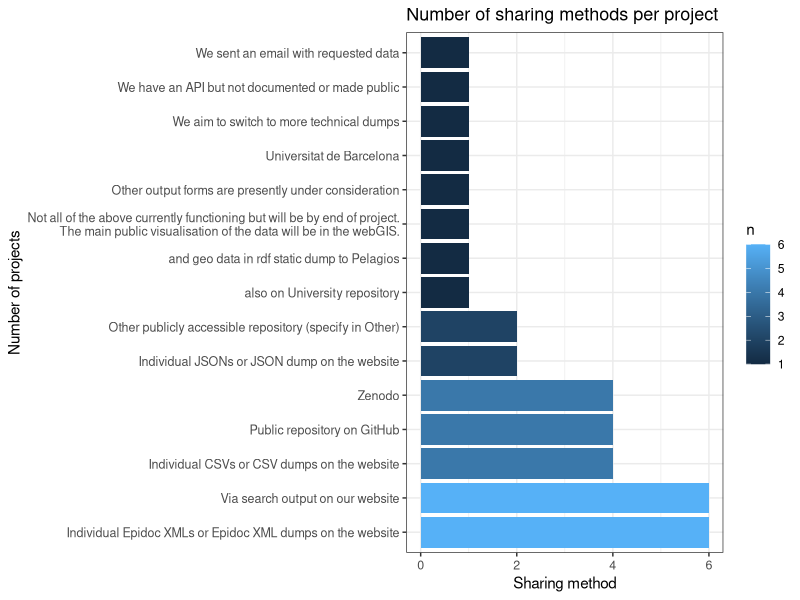
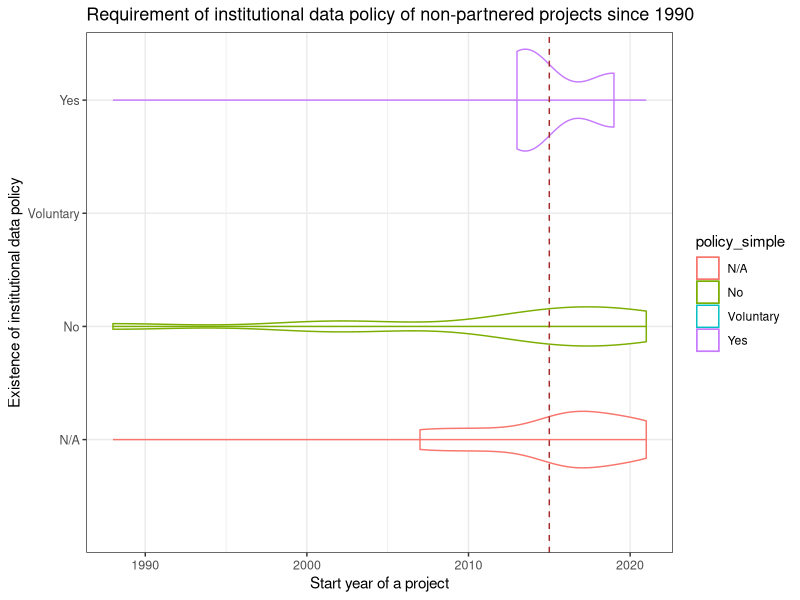
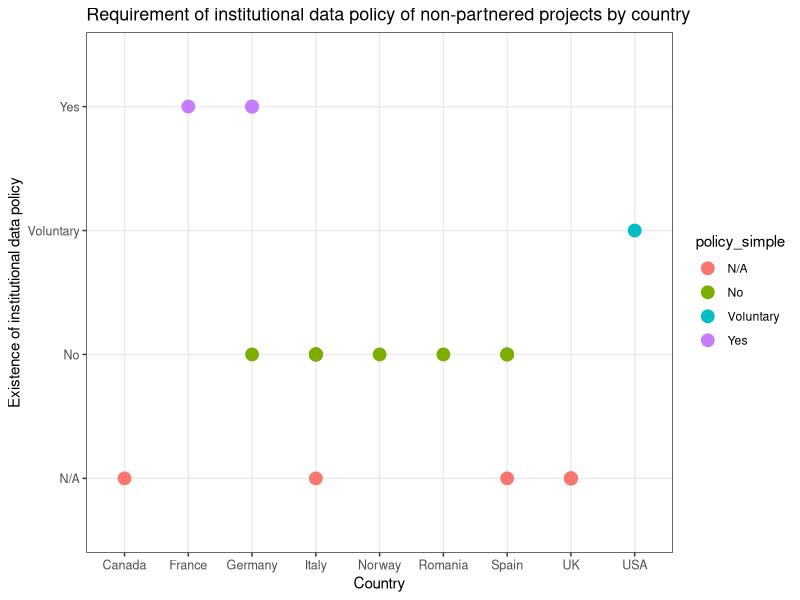

Here is the R script that generated these plots, in order:
## ---- chunk 1
knitr::opts_chunk$set(echo = FALSE)
knitr::opts_chunk$set(message=FALSE, tidy.opts=list(width.cutoff=60), tidy=TRUE) 
library(tidyverse)
library(knitr)

hook_output = knit_hooks$get('output')
knit_hooks$set(output = function(x, options) {
  # this hook is used only when the linewidth option is not NULL
  if (!is.null(n <- options$linewidth)) {
    x = knitr:::split_lines(x)
    # any lines wider than n should be wrapped
    if (any(nchar(x) > n)) x = strwrap(x, width = n)
    x = paste(x, collapse = '\n')
  }
  hook_output(x, options)
})
## ---- chunk 2
# loading data from TSV file
partners_all<- read_tsv("../data/01_scoping_survey_anonymised.tsv")
## ---- chunk 3
#filtering out partners who did not give consent to publish the anonymised data

partners <- partners_all %>% 
  filter(`Do you consent on publishing the anonymised data in the form of written short report open to public and accessible via the FAIR Epigraphy infrastructure (website, GitHub, Twitter)? You can always revoke your consent by sending an email to petra.hermankova@uni-mainz.de` == "Yes, I give my consent" | `Do you consent on publishing the anonymised data in the form of written short report open to public and accessible via the FAIR Epigraphy infrastructure (website, GitHub, Twitter)? You can always revoke your consent by sending an email to petra.hermankova@uni-mainz.de` == "Yes, I give my consent; No publishing on social media")
## ---- chunk 4
partners_language <- as.data.frame(unlist(str_split(partners$Language_clean, "; ")))
colnames(partners_language) <- c("language")

partners_language_ratio <- partners_language %>% 
  count(language, sort=T) %>% 
  mutate(ratio = round(n/(sum(n)/100)))
partners_language_ratio
## ---- chunk 5
partner_language_count<- str_count(partners$Language_clean, ";")+1
## ---- chunk 6
as.data.frame(partners$Language_clean)
## ---- chunk 7
partners %>% 
  count(Website)
## ---- chunk 8
IT <- partners %>% 
  count(`Does you project have an IT specialist(s)?`, sort=T) %>% 
  rename(IT_spec = `Does you project have an IT specialist(s)?`) %>% 
  mutate(ratio = round(n/(sum(n)/100)))
IT
## ---- chunk 9
format <- partners %>% 
  count(`Our projects stores epigraphic data in the following formats`, sort=T) %>% 
  rename(format = `Our projects stores epigraphic data in the following formats`) %>% 
  mutate(no_format = str_count(format, ",") + 1)
format
## ---- chunk 10
epidoc <- sum(str_detect(partners$`Our projects stores epigraphic data in the following formats`, "Epidoc XML"))
json <- sum(str_detect(partners$`Our projects stores epigraphic data in the following formats`, "JSON"))
rdf <- sum(str_detect(partners$`Our projects stores epigraphic data in the following formats`, "RDF"))
csv <- sum(str_detect(partners$`Our projects stores epigraphic data in the following formats`, "CSV"))
sql <- sum(str_detect(partners$`Our projects stores epigraphic data in the following formats`, "SQL"))
## ---- chunk 11
share<- partners %>% 
  count(`Do you share your data outside of your project`, sort=T) %>% 
  rename(share = `Do you share your data outside of your project`) %>% 
  mutate(ratio = round((n/(sum(n)/100))))
share
## ---- chunk 12
outshare<- partners %>% 
  count(`How do share your data with users outside your project`, sort=T) %>% 
  rename(share_all = `How do share your data with users outside your project`) %>% 
  mutate(share_method = str_count(share_all, "; ") + 1) 

outshare
## ---- chunk 13

sharingserv <- as.data.frame(unlist(str_split(partners$`How do share your data with users outside your project`, "; ")))
colnames(sharingserv) <- c("service")


sharing_service <- sharingserv %>% 
  count(service, sort= T) 

sharingplot<- sharing_service %>% 
  ggplot() + 
  geom_col(aes(y= reorder(service, -n), x= n, fill = n), width = 0.9) + 
  scale_y_discrete(labels = function(x) str_wrap(x, width = 75))  +
  ggtitle("Number of sharing methods per project") +
  xlab("Sharing method") + ylab("Number of projects") +
  #coord_flip() +
  theme_bw() +
  #coord_cartesian(xlim = c(0, 5)) +
  theme(axis.text = element_text(size = 9)) +
  theme(plot.title = element_text(size = 13))

sharingplot
## ---- chunk 14
policies <- partners %>% 
  mutate(policies = `Does your institution of funding body require your project to comply with any data policies (e.g., FAIR principles, data storage, data sharing, Open Science)?`) %>% 
  count(policies, sort=T) %>% 
  mutate(ratio = round((n/(sum(n)/100))))
policies
## ---- chunk 15
policy_specified <- unique(na.omit(partners$`If you have answered YES in the previous question, please specify what are the policies, or provide link.`))

as.data.frame(policy_specified)
## ---- chunk 16
stand_term <- as.data.frame(unlist(str_split(partners$`Standardized terminologies: The project uses the following systems (check all that apply)`, ", ")))
colnames(stand_term) <- c("standard_terminologies")

stand_term_ratio<- stand_term %>% 
  count(standard_terminologies, sort= T) %>% 
  mutate(ratio = round(n/(nrow(partners)/100)))  

stand_term_ratio
## ---- chunk 17
stand_method<- partners %>% 
  #count(`Standardized terminologies: The project uses the following systems (check all that apply)`, sort=T) %>% 
  rename(stand_all = `Standardized terminologies: The project uses the following systems (check all that apply)`) %>% 
  mutate(standard_method_no = str_count(stand_all, ", ") + 1)  %>% 
  select(standard_method_no) %>% 
  count(standard_method_no) %>% 
  mutate(ratio = round(n/(nrow(partners)/100)))
stand_method
## ---- chunk 18
lod <- as.data.frame(unlist(str_split(partners$`Linked Open Data: The project uses the following systems (check all that apply)`, ", ")))
colnames(lod) <- c("linked_data")

lod_ratio<- lod %>% 
  count(linked_data, sort= T) %>% 
  mutate(ratio_all_proj = round(n/(nrow(partners)/100)))
lod_ratio

## ---- chunk 19

lodp<- partners$`Linked Open Data: The project uses the following systems (check all that apply)`

geographic<- round(nrow(as.data.frame(lodp) %>%
  filter(str_detect(lodp, "Trismegistos|Pleiades|Other: Adriatlas|Other: Cartapulia")))/(nrow(partners)/100))

prosopographic<- round(nrow(as.data.frame(lodp) %>%
  filter(str_detect(lodp, "EDH People|PIR|LGPN")))/(nrow(partners)/100))
## ---- chunk 20
# loading data from TSV file
projects_all<- read_tsv("../data/02_scoping_survey_anonymised.tsv")

projects <- projects_all %>% 
  filter(`Do you consent on publishing the anonymised data in the form of written short report open to public and accessible via the FAIR Epigraphy infrastructure (website, GitHub, Twitter)?` == "Yes")
## ---- chunk 21
proj_act<- projects %>% 
  count(`Is the project still active?`, sort=T) %>% 
  rename(status = `Is the project still active?`) %>% 
  mutate(ratio = round(n/(sum(n)/100)))
proj_act
## ---- chunk 22
projects_language <- as.data.frame(unlist(str_split(projects$Language_clean, "; ")))
colnames(projects_language) <- c("language")

projects_language_ratio <- projects_language %>% 
  count(language, sort=T) %>% 
  mutate(ratio = round(n/(sum(n)/100)))
projects_language_ratio
## ---- chunk 23
project_language_count<- str_count(projects$Language_clean, ";")+1
## ---- chunk 24
as.data.frame(unique(projects$Language_clean))
## ---- chunk 25
projects %>% 
  count(Website, sort=T)
## ---- chunk 26
IT2 <- projects %>% 
  count(`Does you project have an IT specialist(s)?`, sort=T) %>% 
  rename(IT_spec = `Does you project have an IT specialist(s)?`) %>% 
  #na.omit(IT_spec) %>% 
  mutate(ratio = round(n/(nrow(projects)/100)))
IT2
## ---- chunk 27
format2 <- projects %>% 
  count(`Our projects stores epigraphic data in the following formats`, sort=T) %>% 
  rename(format = `Our projects stores epigraphic data in the following formats`) %>% 
  filter(format != "N/A") %>% 
  mutate(no_format = str_count(format, ",") + 1)
format2
## ---- chunk 28
epidoc2 <- sum(str_detect(projects$`Our projects stores epigraphic data in the following formats`, "Epidoc XML"))
json2 <- sum(str_detect(projects$`Our projects stores epigraphic data in the following formats`, "JSON"))
rdf2 <- sum(str_detect(projects$`Our projects stores epigraphic data in the following formats`, "RDF"))
csv2 <- sum(str_detect(projects$`Our projects stores epigraphic data in the following formats`, "CSV"))
sql2 <- sum(str_detect(projects$`Our projects stores epigraphic data in the following formats`, "SQL"))
## ---- chunk 29
active_proj <- nrow(filter(projects, `Is the project still active?`%in% c("Yes")))
## ---- chunk 30
share2<- projects %>% 
  count(`Do you share your data outside of your project`, sort=T) %>% 
  rename(share = `Do you share your data outside of your project`) %>% 
  filter(share != "N/A") %>% 
  mutate(ratio = round((n/(sum(n)/100))))
share2
## ---- chunk 31
outshare2<- projects %>% 
  count(`How do share your data with users outside your project`, sort=T) %>% 
  rename(share_all = `How do share your data with users outside your project`) %>%
  filter(share_all != "N/A") %>% 
  mutate(share_method = str_count(share_all, "[,|;] ") + 1) 

outshare2
## ---- chunk 32
closed_proj <- nrow(filter(projects, `Is the project still active?`%in% c("No, the project is closed", "Currently not, but we are considering a re-start")))
## ---- chunk 33
share_cl<- projects %>% 
  rename(share = `Is the data created by your project accessible?`) %>%
  filter(share !="N/A") %>% 
  count(share, sort=T) %>% 
  mutate(ratio = round((n/(sum(closed_proj)/100))))
share_cl
## ---- chunk 34
sharing_clac <- as_tibble(unlist(str_split(projects$`Our project data are accessible via (check all that apply):`, ", ")))
colnames(sharing_clac) <- c("service")


sharing_claccess <- sharing_clac %>% 
  filter(service != "N/A") %>% 
  count(service, sort= T) %>% 
  mutate(ratio = round((n/(sum(closed_proj)/100))))
sharing_claccess
## ---- chunk 35
policies2 <- projects %>% 
  mutate(policies = `Does your institution of funding body require your project to comply with any data policies (e.g., FAIR principles, data storage, data sharing, Open Science)?`) %>% 
  filter(policies != "N/A") %>% 
  count(policies, sort=T) %>% 
  mutate(ratio = round((n/(sum(n)/100))))
  
policies2
## ---- chunk 36
unique(na.omit(projects$`If you have answered YES in the previous question, please specify what are the policies, or provide link.`))
## ---- chunk 37
policies2_length<- projects %>% 
  select(Length_numeric_years, `Does your institution of funding body require your project to comply with any data policies (e.g., FAIR principles, data storage, data sharing, Open Science)?`) %>% 
  mutate(policy = `Does your institution of funding body require your project to comply with any data policies (e.g., FAIR principles, data storage, data sharing, Open Science)?`)
  
policies2_length$policy_simple <- ifelse(grepl("Neither our grant funding*", policies2_length$policy), "Voluntary", 
                                        ifelse(grepl("Policies are on the way*|Not with an official request*|We don't work for any institution*", policies2_length$policy), "No", 
                                               ifelse(grepl("The French National Centre for Scientific Research strongly encourages its members to comply*|Not with an official request*", policies2_length$policy), "Yes",
                                                                                policies2_length$policy)))

policies2_length$Length_numeric_years <- as.numeric(policies2_length$Length_numeric_years)

policies2_length_mean<- policies2_length %>% group_by(policy_simple) %>% 
  summarise_at(vars(Length_numeric_years), list(average_duration_yr = mean))
## ---- chunk 38
policies2_length_mean
## ---- chunk 39
# loading data from TSV file
projects_post<- read_tsv("../data/02_scoping_survey_anonymised_PostSurvey.tsv")
## ---- chunk 40
# merging with the original dataset
projects_comb <- merge(x=projects, y=projects_post, by="ID_anon")

projects_comb$YearStarted <- as.numeric(projects_comb$YearStarted)

#processing
policy_year_started<- projects_comb %>% 
  select(YearStarted, `Does your institution of funding body require your project to comply with any data policies (e.g., FAIR principles, data storage, data sharing, Open Science)?`) %>% 
  mutate(policy = `Does your institution of funding body require your project to comply with any data policies (e.g., FAIR principles, data storage, data sharing, Open Science)?`)
  
policy_year_started$policy_simple <- ifelse(grepl("Neither our grant funding*", policy_year_started$policy), "Voluntary", 
                                        ifelse(grepl("Policies are on the way*|Not with an official request*|We don't work for any institution*", policy_year_started$policy), "No", 
                                               ifelse(grepl("The French National Centre for Scientific Research strongly encourages its members to comply*|Not with an official request*", policy_year_started$policy), "Yes",
                                                                                policy_year_started$policy)))

## ---- chunk 41
## ggplot policy by years started
policy_year_started %>% 
  filter(YearStarted>1950) %>% 
  ggplot(aes(x=YearStarted, y=policy_simple, color=policy_simple))+
  geom_violin() +
  #geom_point(aes(x=YearStarted, y=policy_simple))
  geom_density()+
  geom_vline(xintercept=2015, linetype=2, colour="brown") +
  ggtitle("Requirement of institutional data policy of non-partnered projects since 1990") +
  xlab("Start year of a project") + ylab("Existence of institutional data policy") +
  #coord_flip() +
  theme_bw() +
  #coord_cartesian(xlim = c(0, 5)) +
  theme(axis.text = element_text(size = 9)) +
  theme(plot.title = element_text(size = 13))
## ---- chunk 42
#processing
policy_country<- projects_comb %>% 
  select(YearStarted, `Does your institution of funding body require your project to comply with any data policies (e.g., FAIR principles, data storage, data sharing, Open Science)?`, Country) %>% 
  mutate(policy = `Does your institution of funding body require your project to comply with any data policies (e.g., FAIR principles, data storage, data sharing, Open Science)?`)
  
policy_country$policy_simple <- ifelse(grepl("Neither our grant funding*", policy_year_started$policy), "Voluntary", 
                                        ifelse(grepl("Policies are on the way*|Not with an official request*|We don't work for any institution*", policy_year_started$policy), "No", 
                                               ifelse(grepl("The French National Centre for Scientific Research strongly encourages its members to comply*|Not with an official request*", policy_year_started$policy), "Yes",
                                                                              policy_year_started$policy)))
## ---- chunk 43
## ggplot policy by countries
policy_country %>% 
  filter(YearStarted>1950) %>% 
  ggplot(aes(x=Country, y=policy_simple, color=policy_simple))+
  geom_point(aes(x=Country, y=policy_simple), size=4) +
  ggtitle("Requirement of institutional data policy of non-partnered projects by country") +
  xlab("Country") + ylab("Existence of institutional data policy") +
  #coord_cartesian(xlim = c(0, 5)) +
  theme_bw() +
  theme(axis.text = element_text(size = 9)) +
  theme(plot.title = element_text(size = 13))
## ---- chunk 44
fair<- projects %>% 
  mutate(policy = `Are you familiar with the FAIR data principles?`) %>%
  count(policy, sort=T) %>% 
  mutate(ratio = round(n/(sum(n)/100)))
fair
## ---- chunk 45
stand_term2 <- as.data.frame(unlist(str_split(projects$`Standardized terminologies: The project uses the following systems (check all that apply)`, ", ")))
colnames(stand_term2) <- c("standard_terminologies")


stand_term_ratio2<- stand_term2 %>% 
  count(standard_terminologies, sort= T) %>% 
  mutate(ratio = round(n/(sum(n)/100)))

stand_term_ratio2
## ---- chunk 46
policy_share<- projects %>% 
  mutate(policy_share = `Are you willing to share the standardized terminologies used in your project with us (e.g. type of inscription vocabularies, type of material etc.)`) %>% 
  count(policy_share, sort=T) %>% 
  mutate(ratio = round(n/(sum(n)/100)))
  
policy_share
## ---- chunk 47
lod2 <- as.data.frame(unlist(str_split(projects$`Linked Open Data: The project uses the following systems (check all that apply)`, ", ")))
colnames(lod2) <- c("linked_data")


lod_ratio2<- lod2 %>% 
  count(linked_data, sort= T) %>% 
  mutate(ratio = round(n/(nrow(projects)/100)))

lod_ratio2
## ---- chunk 48
lod_future <- as.data.frame(unlist(str_split(partners$`Select all options your project like to be able to use within the next three years:`, ", ")))
colnames(lod_future) <- c("lod_f")


lod_f_ratio<- lod_future %>% 
  count(lod_f, sort= T) %>% 
  mutate(ratio_all_proj = round(n/(nrow(partners)/100)))
lod_f_ratio
## ---- chunk 49
lod_ideas <- as.data.frame(unlist(str_split(partners$`Select all items your project would benefit from in the next three years:`, ", ")))
colnames(lod_ideas) <- c("lod_i")


lod_i_ratio<- lod_ideas %>% 
  count(lod_i, sort= T) %>% 
  mutate(ratio_all_proj = round(n/(nrow(partners)/100)))

lod_i_ratio
## ---- chunk 50
unique(na.omit(partners$`Your personal wish list. Provide a description of potential tasks and issues the FAIR Epigraphy can help your project within the next three years (and beyond)`))
## ---- chunk 51
lod_future2 <- as.data.frame(unlist(str_split(projects$`Select all options your project like to be able to use within the next three years:`, ", ")))
colnames(lod_future2) <- c("lod_f")


lod_f_ratio2<- lod_future2 %>% 
  count(lod_f, sort= T) %>% 
  mutate(ratio_all_proj = round(n/(nrow(projects)/100)))
lod_f_ratio2
## ---- chunk 52
lod_ideas2 <- as.data.frame(unlist(str_split(projects$`Select all items your project would benefit from in the next three years:`, ", ")))
colnames(lod_ideas2) <- c("lod_i")


lod_i_ratio2<- lod_ideas2 %>% 
  count(lod_i, sort= T) %>% 
  mutate(ratio_all_proj = round(n/(nrow(projects)/100)))

lod_i_ratio2
## ---- chunk 53
unique(na.omit(projects$`Your personal wish list. Provide a description of potential tasks and issues the FAIR Epigraphy can help your project within the next three years (and beyond)`))
